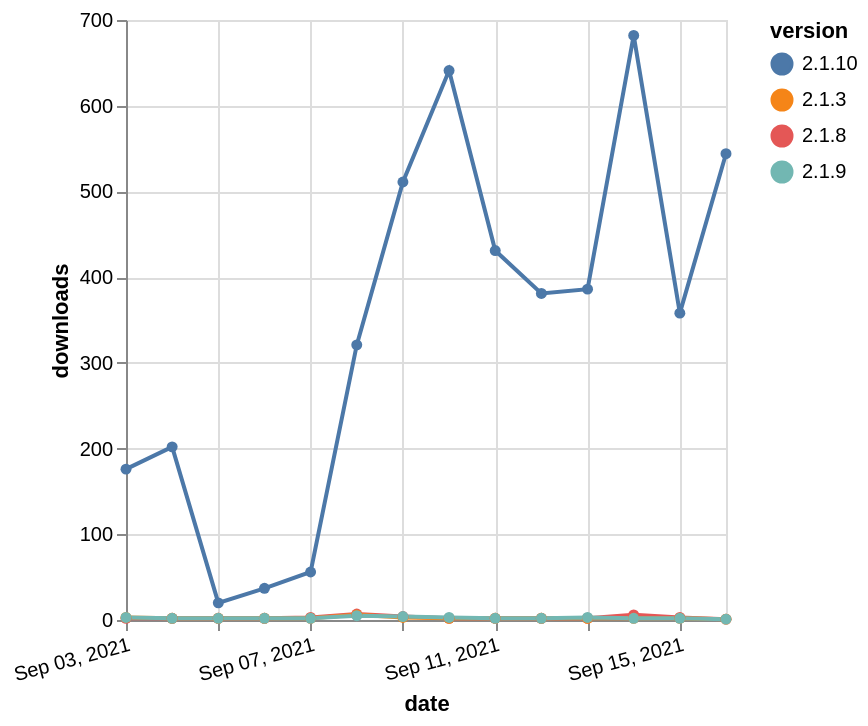

Write the Vega-Lite specification saved for this chart.
### Vega-Lite specification from a JSON file in a GitHub repository (floating-point values rounded to 4 significant figures)
{"$schema": "https://vega.github.io/schema/vega-lite/v5.json", "description": "A simple bar chart with embedded data.", "data": {"values": [{"date": "2021-09-03", "total": 4445, "delta": 2, "version": "2.1.8"}, {"date": "2021-09-04", "total": 4447, "delta": 2, "version": "2.1.8"}, {"date": "2021-09-05", "total": 4449, "delta": 2, "version": "2.1.8"}, {"date": "2021-09-06", "total": 4451, "delta": 2, "version": "2.1.8"}, {"date": "2021-09-07", "total": 4454, "delta": 3, "version": "2.1.8"}, {"date": "2021-09-08", "total": 4461, "delta": 7, "version": "2.1.8"}, {"date": "2021-09-09", "total": 4465, "delta": 4, "version": "2.1.8"}, {"date": "2021-09-10", "total": 4467, "delta": 2, "version": "2.1.8"}, {"date": "2021-09-11", "total": 4469, "delta": 2, "version": "2.1.8"}, {"date": "2021-09-12", "total": 4471, "delta": 2, "version": "2.1.8"}, {"date": "2021-09-13", "total": 4473, "delta": 2, "version": "2.1.8"}, {"date": "2021-09-14", "total": 4479, "delta": 6, "version": "2.1.8"}, {"date": "2021-09-15", "total": 4482, "delta": 3, "version": "2.1.8"}, {"date": "2021-09-16", "total": 4483, "delta": 1, "version": "2.1.8"}, {"date": "2021-09-03", "total": 2806, "delta": 3, "version": "2.1.3"}, {"date": "2021-09-04", "total": 2808, "delta": 2, "version": "2.1.3"}, {"date": "2021-09-05", "total": 2810, "delta": 2, "version": "2.1.3"}, {"date": "2021-09-06", "total": 2812, "delta": 2, "version": "2.1.3"}, {"date": "2021-09-07", "total": 2814, "delta": 2, "version": "2.1.3"}, {"date": "2021-09-08", "total": 2820, "delta": 6, "version": "2.1.3"}, {"date": "2021-09-09", "total": 2823, "delta": 3, "version": "2.1.3"}, {"date": "2021-09-10", "total": 2825, "delta": 2, "version": "2.1.3"}, {"date": "2021-09-11", "total": 2827, "delta": 2, "version": "2.1.3"}, {"date": "2021-09-12", "total": 2829, "delta": 2, "version": "2.1.3"}, {"date": "2021-09-13", "total": 2831, "delta": 2, "version": "2.1.3"}, {"date": "2021-09-14", "total": 2833, "delta": 2, "version": "2.1.3"}, {"date": "2021-09-15", "total": 2835, "delta": 2, "version": "2.1.3"}, {"date": "2021-09-16", "total": 2836, "delta": 1, "version": "2.1.3"}, {"date": "2021-09-03", "total": 18791, "delta": 3, "version": "2.1.9"}, {"date": "2021-09-04", "total": 18793, "delta": 2, "version": "2.1.9"}, {"date": "2021-09-05", "total": 18795, "delta": 2, "version": "2.1.9"}, {"date": "2021-09-06", "total": 18797, "delta": 2, "version": "2.1.9"}, {"date": "2021-09-07", "total": 18799, "delta": 2, "version": "2.1.9"}, {"date": "2021-09-08", "total": 18804, "delta": 5, "version": "2.1.9"}, {"date": "2021-09-09", "total": 18808, "delta": 4, "version": "2.1.9"}, {"date": "2021-09-10", "total": 18811, "delta": 3, "version": "2.1.9"}, {"date": "2021-09-11", "total": 18813, "delta": 2, "version": "2.1.9"}, {"date": "2021-09-12", "total": 18815, "delta": 2, "version": "2.1.9"}, {"date": "2021-09-13", "total": 18818, "delta": 3, "version": "2.1.9"}, {"date": "2021-09-14", "total": 18820, "delta": 2, "version": "2.1.9"}, {"date": "2021-09-15", "total": 18822, "delta": 2, "version": "2.1.9"}, {"date": "2021-09-16", "total": 18823, "delta": 1, "version": "2.1.9"}, {"date": "2021-09-03", "total": 100400, "delta": 176, "version": "2.1.10"}, {"date": "2021-09-04", "total": 100602, "delta": 202, "version": "2.1.10"}, {"date": "2021-09-05", "total": 100622, "delta": 20, "version": "2.1.10"}, {"date": "2021-09-06", "total": 100659, "delta": 37, "version": "2.1.10"}, {"date": "2021-09-07", "total": 100715, "delta": 56, "version": "2.1.10"}, {"date": "2021-09-08", "total": 101036, "delta": 321, "version": "2.1.10"}, {"date": "2021-09-09", "total": 101547, "delta": 511, "version": "2.1.10"}, {"date": "2021-09-10", "total": 102188, "delta": 641, "version": "2.1.10"}, {"date": "2021-09-11", "total": 102619, "delta": 431, "version": "2.1.10"}, {"date": "2021-09-12", "total": 103000, "delta": 381, "version": "2.1.10"}, {"date": "2021-09-13", "total": 103386, "delta": 386, "version": "2.1.10"}, {"date": "2021-09-14", "total": 104068, "delta": 682, "version": "2.1.10"}, {"date": "2021-09-15", "total": 104426, "delta": 358, "version": "2.1.10"}, {"date": "2021-09-16", "total": 104970, "delta": 544, "version": "2.1.10"}]}, "width": "container", "mark": {"type": "line", "point": {"filled": true}}, "encoding": {"x": {"field": "date", "type": "temporal", "timeUnit": "yearmonthdate", "title": "date", "axis": {"labelAngle": -15}}, "y": {"field": "delta", "type": "quantitative", "title": "downloads"}, "color": {"field": "version", "type": "nominal"}, "tooltip": {"field": "delta"}}}
